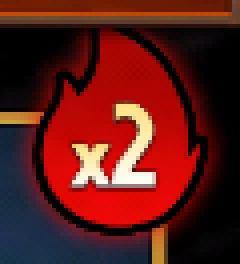
#> input picture phone/app/assets/templates/pf/mult_2.png, 60 x 66 px, given in place of opp_002938_447_full_0001.png, which was not available (shown 4 times larger)
$ python mult_gtruth.py
#> lines starting #> are read from the running program, lines starting #| are printed output that depends on the picture; pictures that were not available may be replaced by others from this repository, and a replacement may not be noted
"""离线对照: cv2 算 NCC 峰值, 与 Vision.findScored 的输出对齐。

用法: python tools/mult_gtruth.py <frame.png> <tpl.png> [roi x y w h]
输出: 模板/帧 ROI 的通道统计 + cv2 TM_CCOEFF_NORMED 峰值(全帧 & ROI) + 手工 NCC
"""
import sys
import numpy as np
import cv2


def load_blue(path):
    """按 Vision 口径取通道: 默认 blue = BGR 的第 0 通道; 灰度 = Rec601 加权"""
    im = cv2.imread(path, cv2.IMREAD_UNCHANGED)
#> im is the input picture: shape (66, 60, 3); mean B, G, R 22.5, 26.5, 93.6
    assert im is not None, path
    if im.ndim == 2:
        return im.astype(np.float64), None
    if im.shape[2] == 4:
        im = im[:, :, :3]
    return im[:, :, 0].astype(np.float64), im[:, :, :].astype(np.float64)


def naive_ncc(f, t, ox, oy):
    w = f[oy:oy + t.shape[0], ox:ox + t.shape[1]].astype(np.float64)
    fm = w.mean()
    tm = t.mean()
    num = ((w - fm) * (t - tm)).sum()
    den = np.sqrt(((w - fm) ** 2).sum() * ((t - tm) ** 2).sum())
    return float(num / den) if den > 1e-6 else 0.0


def main():
    fp = sys.argv[1] if len(sys.argv) > 1 else "debug/pf/dump_pull4/opp_002938_447_full_0001.png"
    tp = sys.argv[2] if len(sys.argv) > 2 else "phone/app/assets/templates/pf/mult_15.png"
    fb, _ = load_blue(fp)
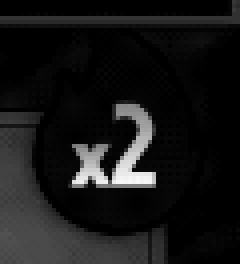
#> fb: shape (66, 60) float64 (shown 4 times larger); min 0, max 249, mean 22.5
    tb, _ = load_blue(tp)
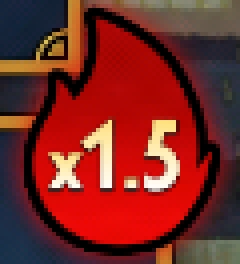
#> input picture phone/app/assets/templates/pf/mult_15.png, 60 x 66 px, found by its file name (shown 4 times larger)
#> in load_blue, im is the input picture: shape (66, 60, 3); mean B, G, R 35.3, 40.2, 121.4
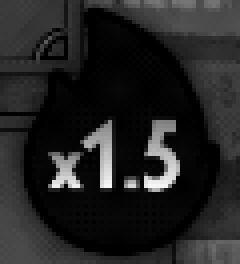
#> tb: shape (66, 60) float64 (shown 4 times larger); min 0, max 247, mean 35.3
    print("frame blue %dx%d  mean=%.2f sd=%.2f" % (fb.shape[1], fb.shape[0], fb.mean(), fb.std()))
#| frame blue 60x66  mean=22.53 sd=42.84
    print("tpl   blue %dx%d  mean=%.2f sd=%.2f min=%d max=%d"
          % (tb.shape[1], tb.shape[0], tb.mean(), tb.std(), tb.min(), tb.max()))
#| tpl   blue 60x66  mean=35.32 sd=43.39 min=0 max=247

    def peak(roi):
#> called with roi = (0, 0, 60, 66)
        x, y, w, h = roi
        sub = fb[y:y + h, x:x + w] if w else fb
        if sub.shape[0] < tb.shape[0] or sub.shape[1] < tb.shape[1]:
            print("roi too small", roi)
            return
        r = cv2.matchTemplate(sub.astype(np.float32), tb.astype(np.float32),
                              cv2.TM_CCOEFF_NORMED)
#> r = [0.0809]
        _, mx, _, loc = cv2.minMaxLoc(r)
#> mx = 0.0809; loc = (0, 0)
        gx, gy = x + loc[0], y + loc[1]
#> gx = 0; gy = 0
        print("roi[%d,%d,%d,%d] cv2 max=%.4f @(%d,%d)  naive@ peak=%.4f"
              % (x, y, w, h, mx, gx, gy, naive_ncc(fb, tb, gx, gy)))
#> in naive_ncc, `fm = w.mean()`: fm = 22.53
#> in naive_ncc, `tm = t.mean()`: tm = 35.32
#> in naive_ncc, `num = ((w - fm) * (t - tm)).sum()`: num = 595789.6
#> in naive_ncc, `den = np.sqrt(((w - fm) ** 2).sum() * ((t - tm) ** 2).sum())`: den = 7361556.6
#| roi[0,0,60,66] cv2 max=0.0809 @(0,0)  naive@ peak=0.0809

    peak((0, 0, fb.shape[1], fb.shape[0]))
    if len(sys.argv) > 6:
        peak(tuple(int(v) for v in sys.argv[3:7]))
    else:
        peak((1180, 206, 100, 120))

    # 模板所在 ROI 的统计
    x, y = 1180, 206
    sub = fb[y:y + 120, x:x + 100]
#> sub = empty array
    print("roi region mean=%.2f sd=%.2f" % (sub.mean(), sub.std()))
#| roi region mean=nan sd=nan


if __name__ == "__main__":
    main()
